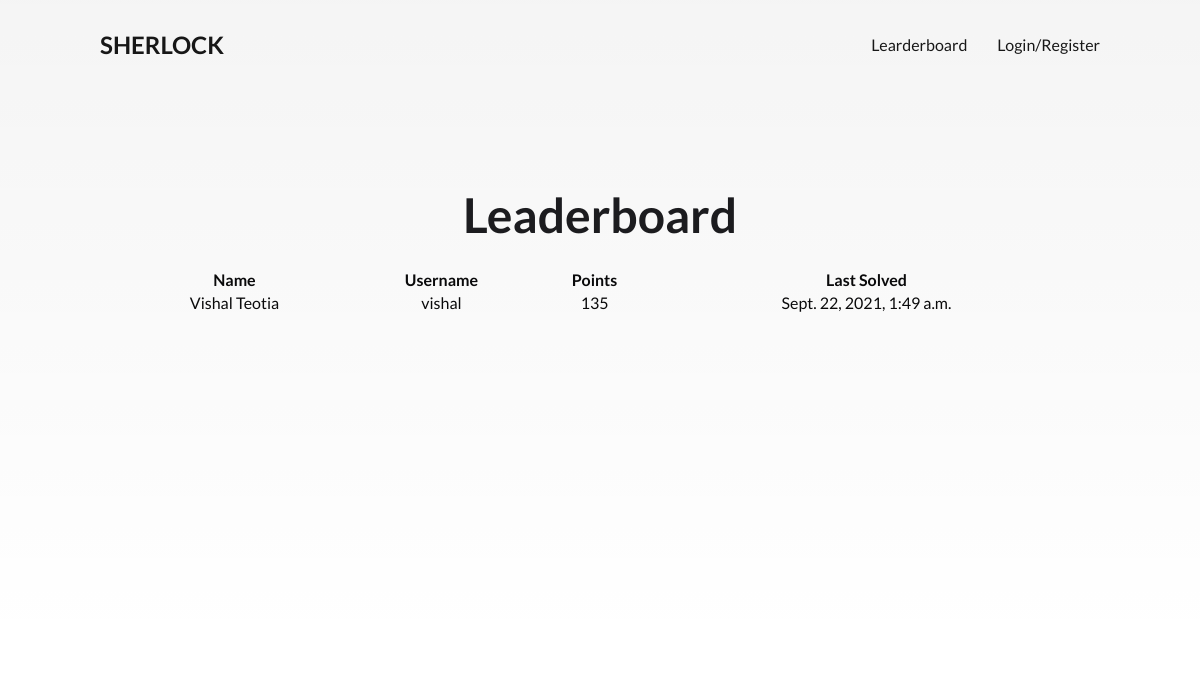
The page /leaderboard/ on the database as committed earlier.
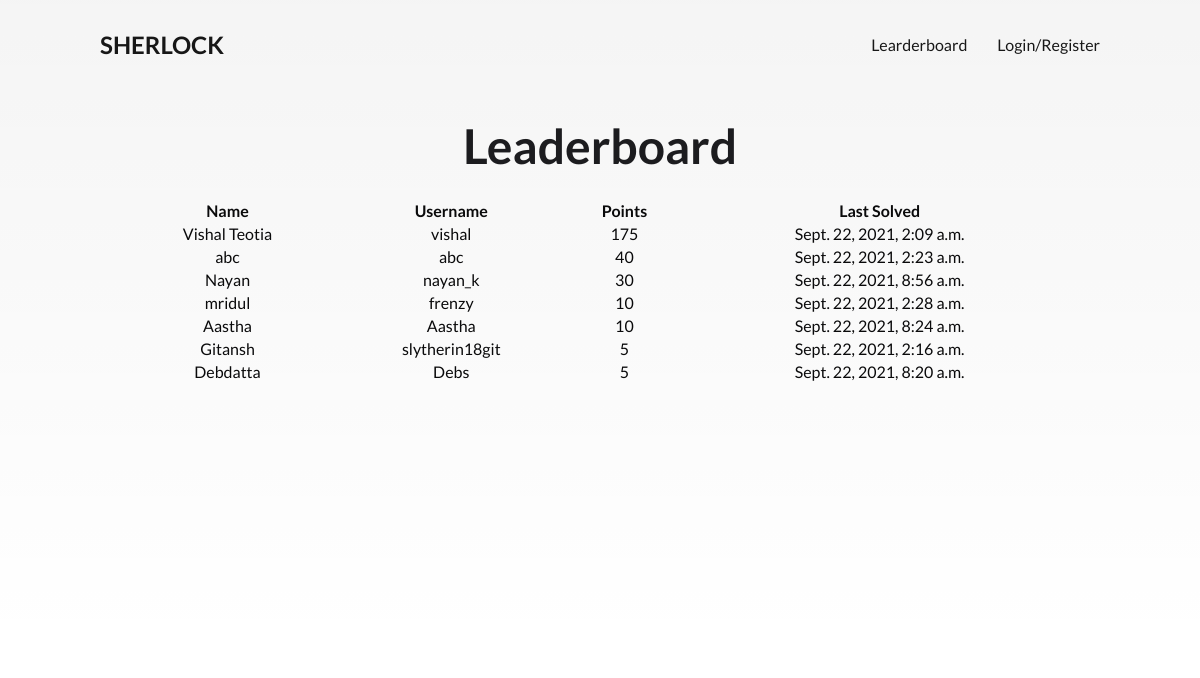
The same page on the database as committed later.
### quiz/models.py (models this page shows, shortened)
class stud(models.Model):
	name = models.CharField(max_length=32)
	username = models.CharField(max_length=32)
	points = models.PositiveIntegerField(default=0)
	lql = models.PositiveIntegerField(default=1)
	time = models.DateTimeField(default=timezone.now)

### quiz/views.py (the view)
# urls.py: path('leaderboard/', quiz_view.leaderboard, name='leaderboard'),
def leaderboard(request):
	stud_list = stud.objects.all().order_by('-points')
	return render(request, 'quiz/leaderboard.html', {'list': stud_list})

### quiz/templates/quiz/leaderboard.html (shortened to what this page needs)
{% extends 'quest/base.html' %} {% load crispy_forms_tags %}  {% block content %}
<div class="cover1 centered">
  <h1>Leaderboard</h1>
  <table class="w3-table w3-striped w3-border w3-center-align" width="80%">
    <tr class="w3-center w3-blue">
      <th>Name</th>
      <th>Username</th>
      <th>Points</th>
      <th>Last Solved</th>
    </tr>
    {% for user in list%}
    <tr>
      <td>{{ user.name }}</td>
      <td>{{ user.username }}</td>
      <td>{{user.points}}</td>
      <td>{{user.time}}</td>
    </tr>
    {% endfor %}
  </table>
</div>
{% endblock %}

### quest/templates/quest/base.html (shortened to what this page needs)
{% load static %}
<!DOCTYPE html>
<html style="font-size: 16px">
  <head>
  </head>
  <body class="u-body">
    <div class="container">
      <header>
        <h2><a href="{% url 'home' %}"> SHERLOCK</a></h2>
        <nav>
          <ul>
            {% if user.is_authenticated %}
            <li>
              <a href="{% url 'map' %}" title="Play"> Play</a>
            </li>
            <li>
              <a href="{% url 'leaderboard' %}" title="Flights">Learderboard</a>
            </li>
            <li>
              <a href="{% url 'logout' %}" title="Tours">Logout</a>
            </li>
            {% else %}
            <li>
              <a href="{% url 'leaderboard' %}" title="Flights">Learderboard</a>
            </li>
            <li>
              <a href="{% url 'login' %}" title="Tours">Login/Register</a>
            </li>
            {% endif %}
          </ul>
        </nav>
      </header>
    </div>
    {% block content %} {% endblock %}
  </body>
</html>

### quest/templates/quest/base.html (style rules this page uses)
*, *:before, *:after { -webkit-box-sizing: inherit; -moz-box-sizing: inherit; box-sizing: inherit; }
html { -webkit-box-sizing: border-box; -moz-box-sizing: border-box; box-sizing: border-box; }
body { font-family: "Lato", sans-serif; margin: 0; -webkit-background-size: cover; -moz-background-size: cover; background-size: cover; color: #0a0a0b; }
ul, nav { list-style: none; padding: 0; }
a { color: rgb(0, 0, 0); text-decoration: none; cursor: pointer; opacity: 0.9; }
h1 { font-size: 3rem; font-weight: 700; color: rgb(28, 28, 31); margin: 0 0 1.5rem; }
header { position: absolute; top: 0; left: 0; z-index: 10; width: 100%; display: flex; justify-content: space-between; align-items: center; color: rgb(0, 0, 0); padding: 10px 100px 0; }
header nav ul { display: flex; }
header nav li { margin: 0 15px; }
header nav li:first-child { margin-left: 0; }
header nav li:last-child { margin-right: 0; }

### quiz/templates/quiz/leaderboard.html (style rules this page uses)
.centered { text-align: center; }
.cover1 { height: 100vh; width: 100%; background: -webkit-gradient( linear, left top, left bottom, from(rgba(0, 0, 0, 0.05)), to(rgba(0, 0, 0, 0)) ); background: -webkit-linear-gradient( top, rgba(0, 0, 0, 0.05) 0%, rgba(0, 0, 0, 0) 100% ); background: linear-gradient( to bottom, rgba(0, 0, 0, 0.05) 0%, rgba(0, 0, 0, 0) 100% ); margin-top: -150px; display: -webkit-box; display: flex; -webkit-box-orient: vertical; -webkit-box-direction: normal; flex-direction: column; -webkit-box-pack: center; justify-content: center; -webkit-box-align: center; align-items: center; }

Rows that differ between the two databases and show on the page:
changed stud "Vishal Teotia": points "135" → "175"; time "Sept. 22, 2021, 1:49 a.m." → "Sept. 22, 2021, 2:09 a.m."
added stud: name "abc", username "abc", points "40", time "Sept. 22, 2021, 2:23 a.m."
added stud: name "Nayan", username "nayan_k", points "30", time "Sept. 22, 2021, 8:56 a.m."
added stud: name "mridul", username "frenzy", points "10", time "Sept. 22, 2021, 2:28 a.m."
added stud: name "Aastha", username "Aastha", points "10", time "Sept. 22, 2021, 8:24 a.m."
added stud: name "Gitansh", username "slytherin18git", points "5", time "Sept. 22, 2021, 2:16 a.m."
added stud: name "Debdatta", username "Debs", points "5", time "Sept. 22, 2021, 8:20 a.m."
